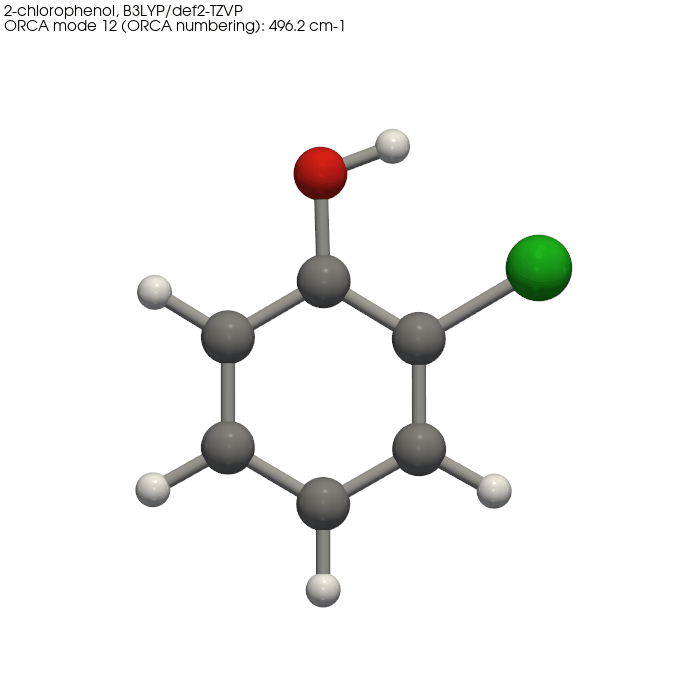
#> input picture 02_Assignments/hw2_orca/Ex1_2Cl_phenol/ex1_figures/ex1_mode12_animation_B3LYP_gas.gif, 700 x 700 px
$ python ex1_make_mode_filmstrips.py
#> lines starting #> are read from the running program, lines starting #| are printed output that depends on the picture
"""把两个振动模式的 GIF 动画拆成"分解帧"，印进报告。

为什么要这个：作业要求报告是**单个 PDF**，而 PDF 里放不进动画。只在图注里写 GIF 的
文件名，改卷人拿到 PDF 时什么都看不到。所以把动画在一个周期里的四个相位取出来排成一张图，
动画的内容就直接印在纸上了；GIF 文件仍然一起交。

一个简正模式是简谐振动，一个周期取 0、T/4、T/2、3T/4 四帧就够：T/4 和 3T/4 是两个折返点
（位移最大、方向相反），0 和 T/2 是过平衡位置。GIF 是 20 帧一个周期，所以取第 0、5、10、15 帧。

输出：ex1_mode12_filmstrip_B3LYP_gas.png、ex1_mode17_filmstrip_B3LYP_gas.png
"""
from pathlib import Path

import numpy as np
from PIL import Image, ImageChops, ImageDraw, ImageFont

HERE = Path(__file__).resolve().parent
TITLE_BAND = 90      # GIF 每帧顶部自带两行标题，裁掉，信息放到 Word 图注里
PHASES = [(0, "0"), (5, "T/4"), (10, "T/2"), (15, "3T/4")]


def font(size):
    try:
        return ImageFont.truetype("arial.ttf", size)
    except OSError:
        return ImageFont.load_default()


def common_bbox(frames):
    """四帧共用一个裁剪框，否则并排时分子会忽大忽小。"""
    l = t = 10 ** 9
    r = b = 0
    for im in frames:
        bg = Image.new("RGB", im.size, (255, 255, 255))
        box = ImageChops.difference(im, bg).convert("L").point(lambda v: 255 if v > 8 else 0).getbbox()
        if box is None:
            continue
        l, t = min(l, box[0]), min(t, box[1])
        r, b = max(r, box[2]), max(b, box[3])
    pad = 20
    w, h = frames[0].size
    return (max(l - pad, 0), max(t - pad, 0), min(r + pad, w), min(b + pad, h))


def build(gif_name, out_name):
#> called with gif_name = 'ex1_mode12_animation_B3LYP_gas.gif', out_name = 'ex1_mode12_filmstrip_B3LYP_gas.png'
    gif = Image.open(HERE / gif_name)
#> gif is the input picture: PIL image 700x700 P; mean R, G, B 243.9, 244, 243
    frames = []
    for i, _ in PHASES:
        gif.seek(i)
        im = gif.convert("RGB")
        frames.append(im.crop((0, TITLE_BAND, im.width, im.height)))
#> this loop made 4 passes
#> pass 2, in build, `im = gif.convert("RGB")`:
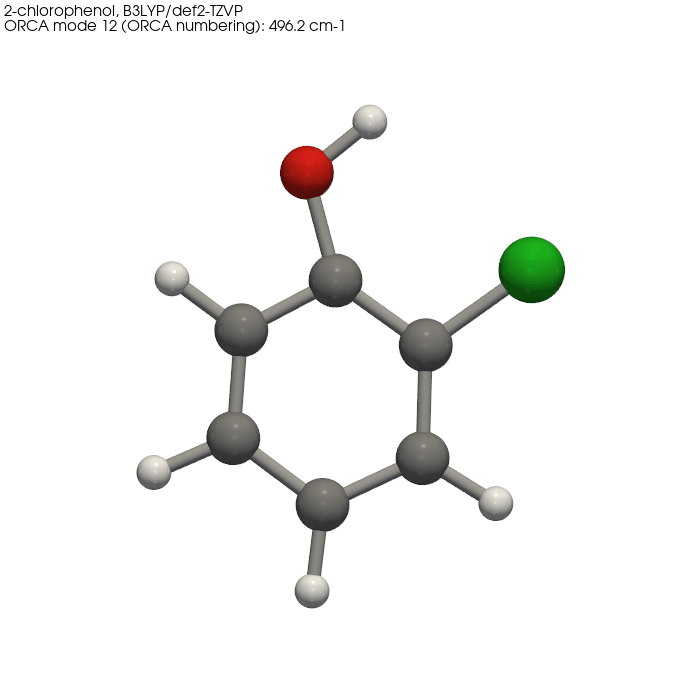
#> im: PIL image 700x700 RGB; mean R, G, B 243.9, 244, 243
#> after the loop:
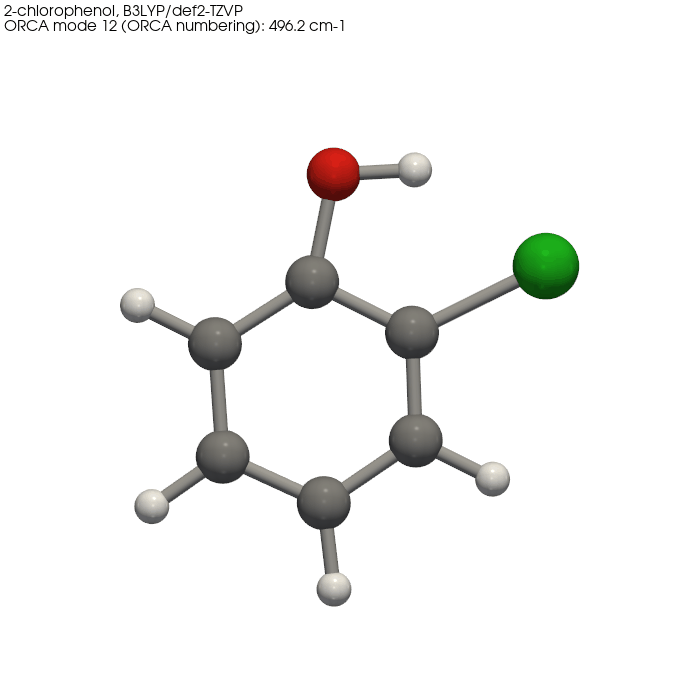
#> gif: PIL image 700x700 RGB; mean R, G, B 243.8, 243.9, 242.9
#> after the loop, frames = 4 items
    box = common_bbox(frames)
#> the loop in common_bbox, `for im in frames:` made 4 passes
#> (box, l, t, r, b) on passes 2 to 4: ((136, 14, 566, 519), 135, 14, 573, 519), ((134, 42, 574, 518), 134, 14, 574, 519), ((120, 57, 580, 517), 120, 14, 580, 519)
#> (l, t, r, b) on pass 1: (135, 38, 573, 518)
#> box = (100, 0, 600, 539)
    cells = [f.crop(box) for f in frames]
#> cells = 4 items

    cw, ch = cells[0].size
#> cw = 500; ch = 539
    band = round(ch * 0.13)
#> band = 70
    gap = round(cw * 0.04)
#> gap = 20
    sheet = Image.new("RGB", (4 * cw + 3 * gap, ch + band), "white")
#> sheet: PIL image 2060x609 RGB; every value is 255
    draw = ImageDraw.Draw(sheet)
    fnt = font(round(band * 0.60))
    for k, (cell, (_, label)) in enumerate(zip(cells, PHASES)):
        x = k * (cw + gap)
        tw = draw.textlength(label, font=fnt)
        draw.text((x + (cw - tw) / 2, band * 0.12), label, fill=(0, 0, 0), font=fnt)
        sheet.paste(cell, (x, band))
#> this loop made 4 passes
#> (label, x, tw) on passes 1 to 4: ('0', 0, 26.72), ('T/4', 520, 66.53), ('T/2', 1040, 66.53), ('3T/4', 1560, 93.25)
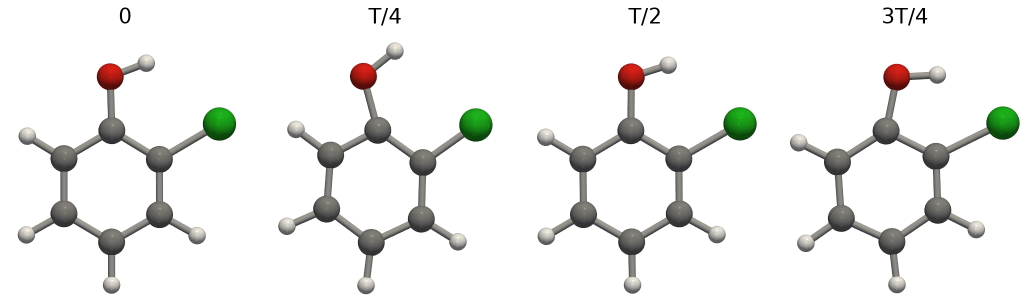
#> sheet: PIL image 2060x609 RGB (shown at 1/2 size); mean R, G, B 238.4, 238.5, 237
    out = HERE / out_name
    sheet.save(out)
    print(f"写出 {out.name}  {sheet.size}")
#| 写出 ex1_mode12_filmstrip_B3LYP_gas.png  (2060, 609)


if __name__ == "__main__":
    build("ex1_mode12_animation_B3LYP_gas.gif", "ex1_mode12_filmstrip_B3LYP_gas.png")
    build("ex1_mode17_animation_B3LYP_gas.gif", "ex1_mode17_filmstrip_B3LYP_gas.png")
#> call 2 of build, with gif_name = 'ex1_mode17_animation_B3LYP_gas.gif', out_name = 'ex1_mode17_filmstrip_B3LYP_gas.png'
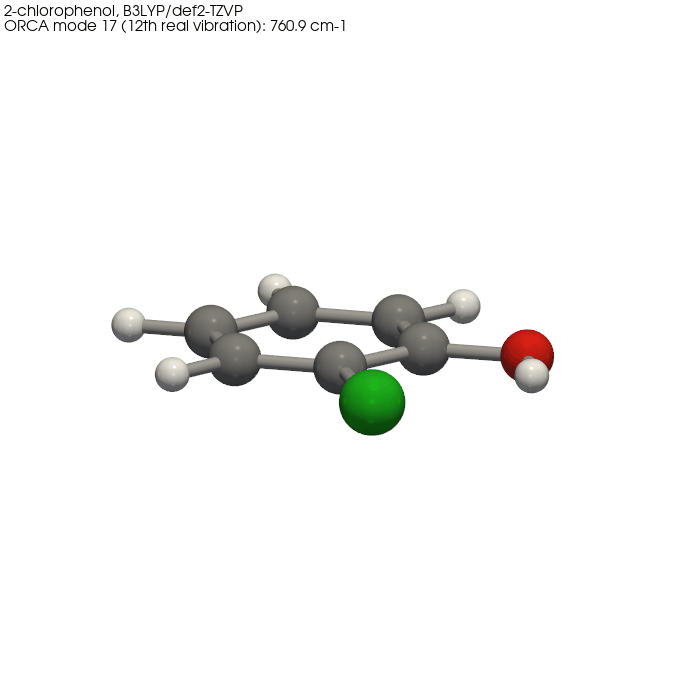
#> input picture 02_Assignments/hw2_orca/Ex1_2Cl_phenol/ex1_figures/ex1_mode17_animation_B3LYP_gas.gif, 700 x 700 px
#> in build, gif is the input picture: PIL image 700x700 P; mean R, G, B 246.2, 246.4, 245.5
#> the loop in build (call 2), `for i, _ in PHASES:` made 4 passes
#> pass 2, in build (call 2), `im = gif.convert("RGB")`:
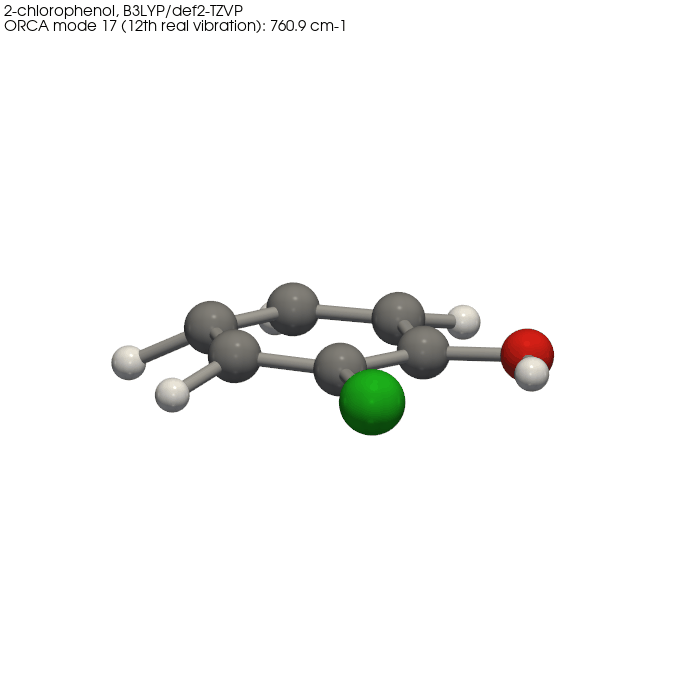
#> im: PIL image 700x700 RGB; mean R, G, B 246.1, 246.4, 245.4
#> after the loop in build (call 2), `for i, _ in PHASES:`:
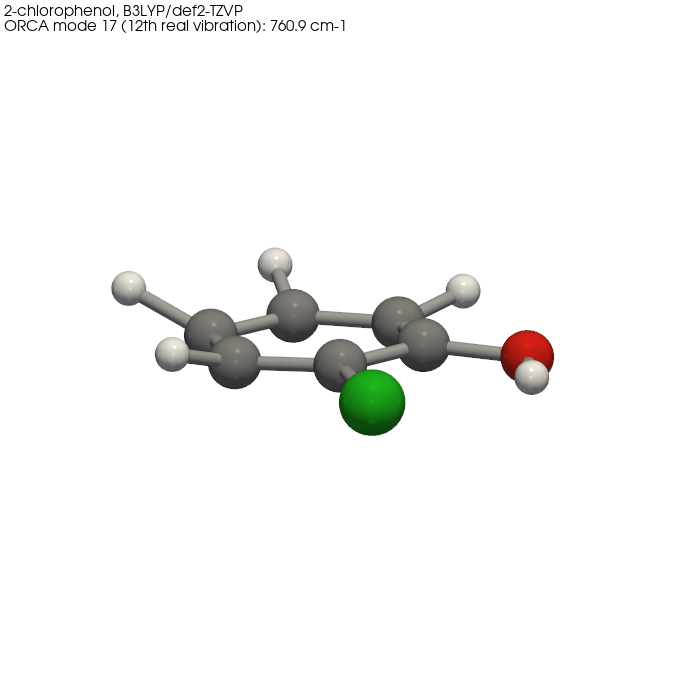
#> gif: PIL image 700x700 RGB; mean R, G, B 246.2, 246.4, 245.4
#> the loop in common_bbox (call 2), `for im in frames:` made 4 passes
#> (box, t) on passes 1 to 4: ((111, 183, 555, 346), 183), ((111, 192, 555, 346), 183), ((111, 179, 555, 346), 179), ((111, 157, 555, 346), 157)
#> in build (call 2), `box = common_bbox(frames)`: box = (91, 137, 575, 366)
#> in build (call 2), `sheet = Image.new("RGB", (4 * cw + 3 * gap, ch + band), "white")`: sheet: PIL image 1993x259 RGB; every value is 255
#> the loop in build (call 2), `for k, (cell, (_, label)) in enumerate(zip(cells, PHASES)):` made 4 passes
#> (label, x, tw) on passes 1 to 4: ('0', 0, 11.45), ('T/4', 503, 28.52), ('T/2', 1006, 28.52), ('3T/4', 1509, 39.97)
#> after the loop in build (call 2), `for k, (cell, (_, label)) in enumerate(zip(cells, PHASES)):`:
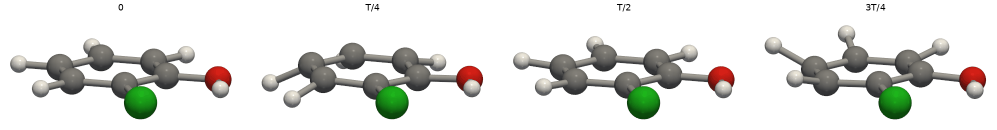
#> sheet: PIL image 1993x259 RGB (shown at 1/2 size); mean R, G, B 224.3, 225.1, 221.6
#| 写出 ex1_mode17_filmstrip_B3LYP_gas.png  (1993, 259)
